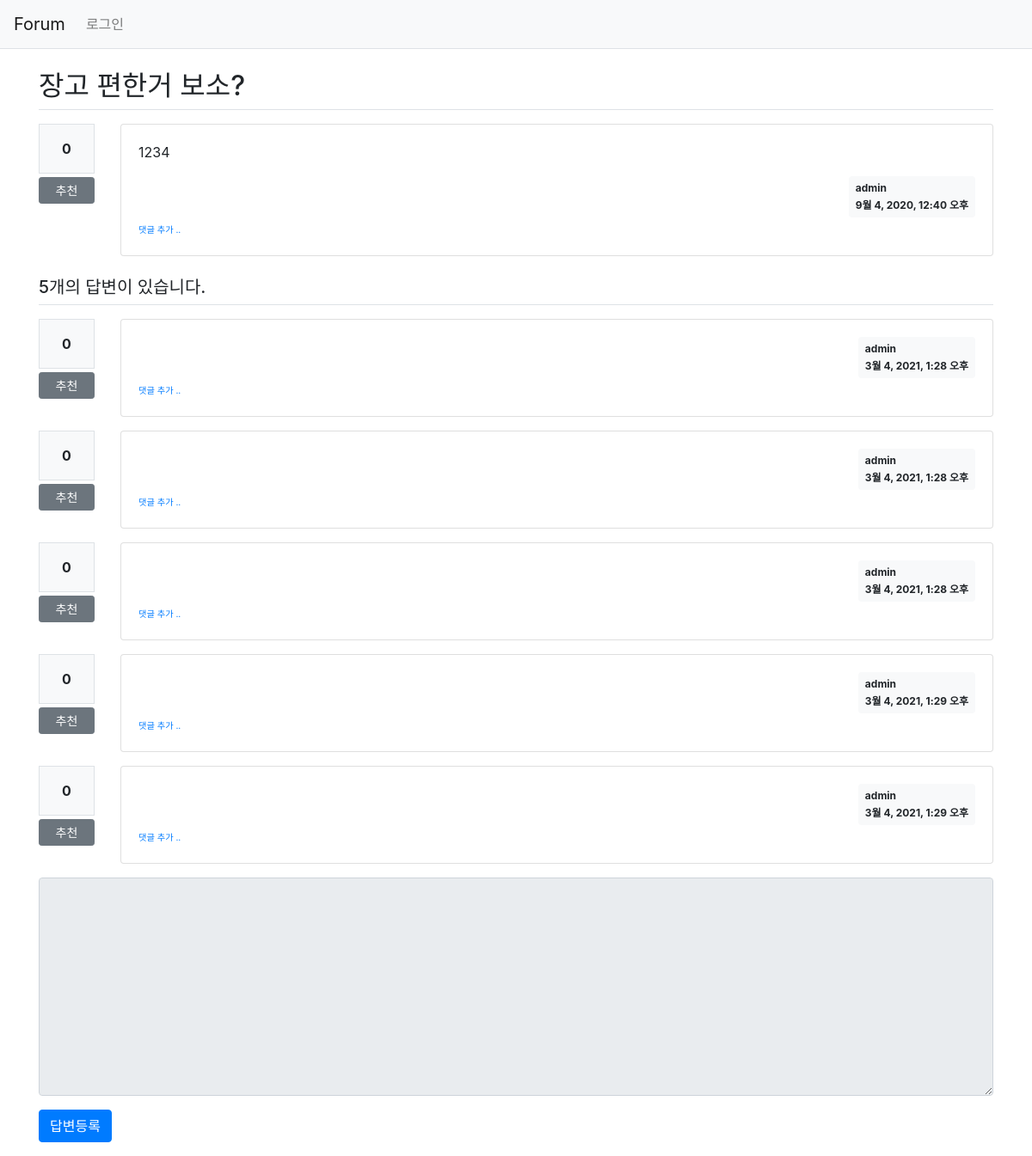
/forum/1/, run on the app's committed database.
### forum/models.py (models this page shows, shortened)
class Question(models.Model):
    subject = models.CharField(max_length=200)
    content = models.TextField()
    create_date = models.DateTimeField()
    author = models.ForeignKey(User, on_delete=models.CASCADE, related_name='author_question')
    modify_date = models.DateTimeField(null=True, blank=True)
    voter = models.ManyToManyField(User, related_name='voter_question')
    """
    Question.objects.all() 입력시 저장된 모든 데이터를 조회해주는데 결과를 보면
    <Question object (1)>, <Question object (2)> 로 출력된다.
    그리고 <Question object (1)>, <Question object (2)>의 1, 2가 바로 장고에서 Question 모델 데이터에
    자동으로 입력해 준 id 값이란 걸 알 수 있다. 이때 아래와 같은 함수를 추가하면 데이터조회시 위에 있는 id 값이 아닌 제목을 표시해준다.
    """

class Answer(models.Model):
    question = models.ForeignKey(Question, on_delete=models.CASCADE)
    content = models.TextField()
    create_date = models.DateTimeField()
    author = models.ForeignKey(User, on_delete=models.CASCADE, related_name='author_answer')
    modify_date = models.DateTimeField(null=True, blank=True)
    voter = models.ManyToManyField(User, related_name='voter_answer')

### forum/views/base_views.py (the view)
# urls.py: path('<int:question_id>/', views.detail),
def detail(request, question_id):
    question = get_object_or_404(Question, pk=question_id)
    context = {'question': question}
    return render(request, 'forum/question_detail.html', context)

### forum/templatetags/forum_filter.py (called while the page is built)
@register.filter()
def mark(value):
    extensions = ["nl2br", "fenced_code"]
    return mark_safe(markdown.markdown(value, extensions=extensions))

### templates/forum/question_detail.html (shortened to what this page needs)
{% extends 'base.html' %}
{% load forum_filter %}
{% block content %}
<div class="container my-3">
    <h2 class="border-bottom py-2">{{ question.subject }}</h2>
    <div class="row my-3">
        <div class="col-1">
            <div class="bg-light text-center p-3 border font-weight-bolder mb-1">{{question.voter.count}}</div>
            <a href="#" data-uri="{% url 'forum:vote_question' question.id  %}"
               class="recommend btn btn-sm btn-secondary btn-block my-1">추천</a>
        </div>
        <div class="col-11">
            <div class="card">
                <div class="card-body">
                    <div class="card-text">{{ question.content|mark }}</div>
                    <div class="d-flex justify-content-end">
                        <div class="badge badge-light p-2 text-left">
                            <div class="mb-2">{{ question.author.username }}</div>
                            <div>{{ question.create_date }}</div>
                        </div>
                    </div>
                    <div>
                        <a href="{% url 'forum:comment_create_question' question.id  %}"
                           class="small"><small>댓글 추가 ..</small></a>
                    </div>
                </div>
            </div>
        </div>
    </div>
    <h5 class="border-bottom my-3 py-2">{{question.answer_set.count}}개의 답변이 있습니다.</h5>
    {% for answer in question.answer_set.all %}
    <div class="row my-3">
        <div class="col-1">
            <div class="bg-light text-center p-3 border font-weight-bolder mb-1">{{answer.voter.count}}</div>
            <a href="#" data-uri="{% url 'forum:vote_answer' answer.id  %}"
                class="recommend btn btn-sm btn-secondary btn-block my-1">추천</a>
        </div>
        <div class="col-11">
            <div class="card">
                <div class="card-body">
                    <div class="d-flex justify-content-end">
                        <div class="badge badge-light p-2 text-left">
                            <div class="mb-2">{{ answer.author.username }}</div>
                            <div>{{ answer.create_date }}</div>
                        </div>
                    </div>
                    <div>
                        <a href="{% url 'forum:comment_create_answer' answer.id  %}"
                           class="small"><small>댓글 추가 ..</small></a>
                    </div>
                </div>
            </div>
        </div>
    </div>
    {% endfor %}
    <form action="{% url 'forum:answer_create' question.id %}" method="post" class="my-3">
        <div class="form-group">
            <textarea {% if not user.is_authenticated %}disabled{% endif %}
              name="content" id="content" class="form-control" rows="10"></textarea>
        </div>
        <input type="submit" value="답변등록" class="btn btn-primary">
    </form>
</div>
{% endblock %}

### templates/base.html (shortened to what this page needs)
{% load static %}
<!doctype html>
<html lang="ko">
<head>
    <link rel="stylesheet" type="text/css" href="{% static 'bootstrap.min.css' %}">
    <link rel="stylesheet" type="text/css" href="{% static 'style.css' %}">
</head>
<body>
{% include "navbar.html" %}
{% block content %}
{% endblock %}
</body>
</html>

### templates/navbar.html (shortened to what this page needs)
<nav class="navbar navbar-expand-lg navbar-light bg-light border-bottom">
    <a class="navbar-brand" href="{% url 'forum:index' %}">Forum</a>
    <div class="collapse navbar-collapse flex-grow-0" id="navbarNav">
        <ul class="navbar-nav">
            <li class="nav-item ">
                {% if user.is_authenticated %}
                <a class="nav-link" href="{% url 'common:logout' %}">{{ user.username }} (로그아웃)</a>
                {% else %}
                <a class="nav-link" href="{% url 'common:login' %}">로그인</a>
                {% endif %}
            </li>
        </ul>
    </div>
</nav>

### data on the page
Question: subject "장고 편한거 보소?", voter.count "0", content|mark "1234", author.username "admin", create_date "9월 4, 2020, 12:40 오후", answer_set.count "5"
Answer: voter.count "0", author.username "admin", create_date "3월 4, 2021, 1:28 오후"
Answer: voter.count "0", author.username "admin", create_date "3월 4, 2021, 1:28 오후"
Answer: voter.count "0", author.username "admin", create_date "3월 4, 2021, 1:28 오후"
Answer: voter.count "0", author.username "admin", create_date "3월 4, 2021, 1:29 오후"
Answer: voter.count "0", author.username "admin", create_date "3월 4, 2021, 1:29 오후"
